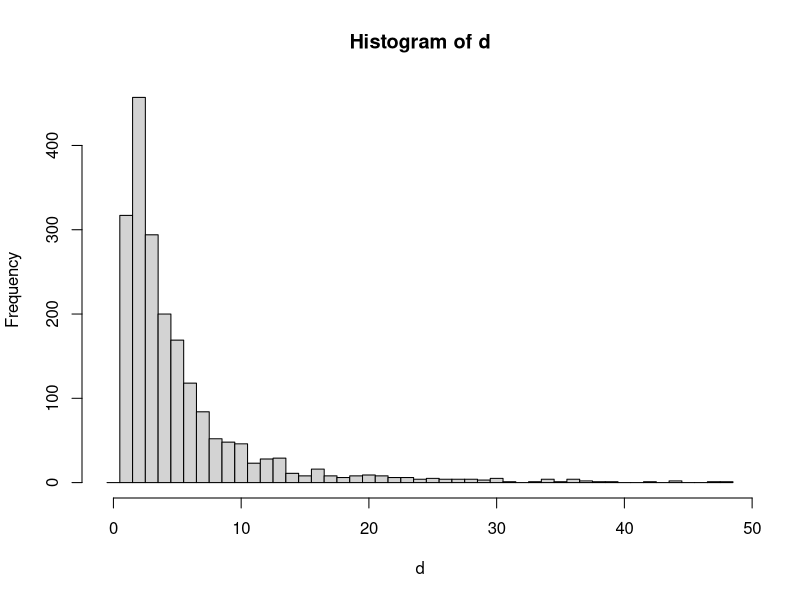
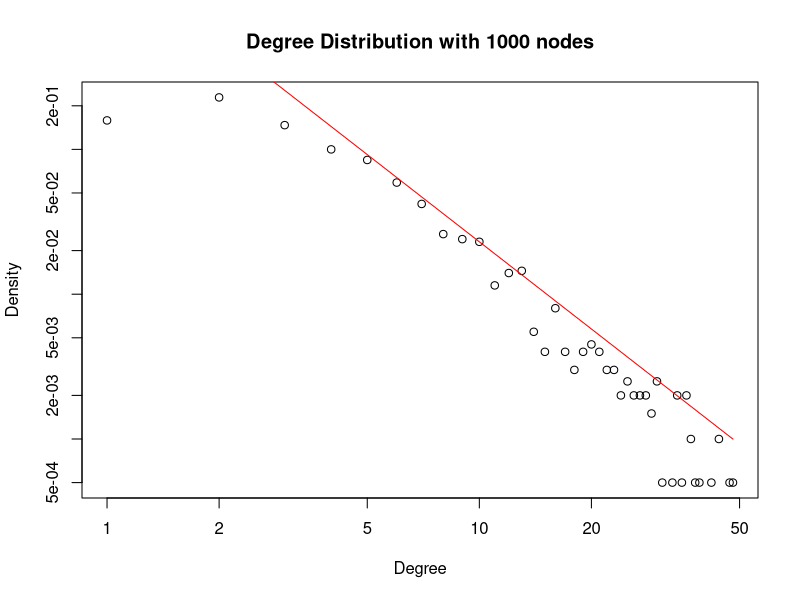

These charts were generated, in order, by the following R code:
library(igraph)
g<-barabasi.game(1000, directed = FALSE)
ran<-sample(1:1000, 1)
nran<-neighborhood(g, 1,ran)
size<-neighborhood.size(g, 1,ran)-1
ran2<-sample(1:size, 1)
nei<-c(nran[[1]][ran2+1])
d<-degree(g, nei)
for (i in 1:1999) {
g<-barabasi.game(1000, directed = FALSE)
ran<-sample(1:1000, 1)
nran<-neighborhood(g, 1,ran)
size<-neighborhood.size(g, 1,ran)-1
ran2<-sample(1:size, 1)
nei<-c(nran[[1]][ran2+1])
temp<-degree(g, nei)
d<-c(d,temp)
}
h <- hist(d, breaks=seq(-0.5, by=1 , length.out=max(d)+2))
pl <- data.frame(x=h$mids, y=h$density)
plot(pl,log="xy", main = "Degree Distribution with 1000 nodes", xlab = "Degree", ylab = "Density")

x<-h$mids
y<-2.3*x^(-2)
lines(x,y,col="red")
